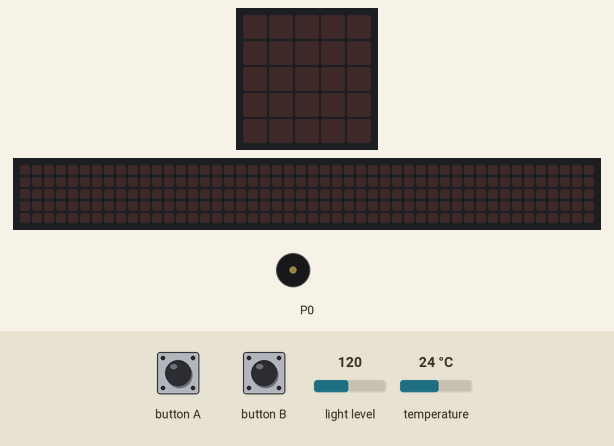
Simulated run of this program. Board: BBC micro:bit (MakeCode). Parts: the board's 5×5 LED display, a strip that is not on the board, showing the scrolling text unrolled, buzzer (waves = sounding). Inputs (shaded band) come from the test bench; at power-on: light level 120, temperature 24 °C. The 48×5 strip is a reading aid, not a part: it shows the text the display is scrolling, unrolled, one strip-width of it at a time.

Above: at 1.2 s.
1.3 s: button A pressed for 0.15 s
At 4.07 s:
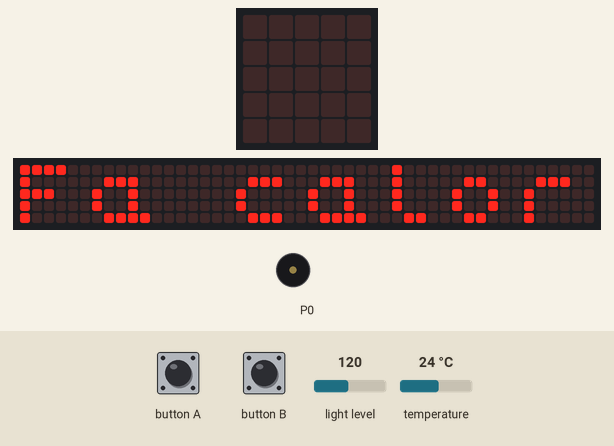
4.3 s: button B pressed for 0.15 s
At 5.9 s:
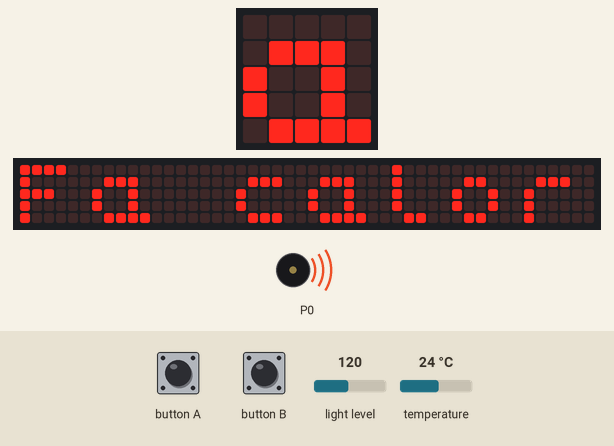
7.3 s: button B pressed for 0.15 s
At 10.4 s:
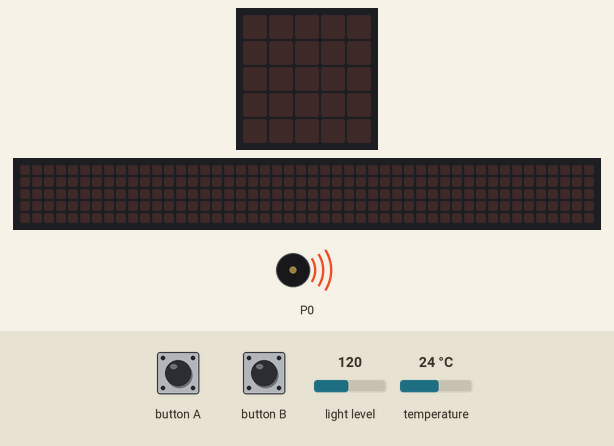
Timing chart, 0 to 14.0 s (numbered marks = the images above; inputs shaded):
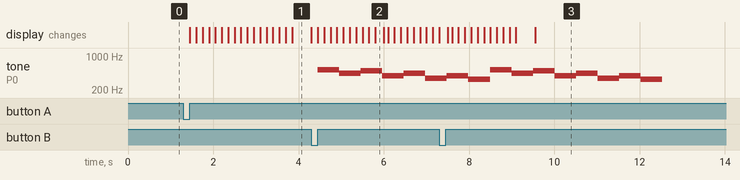

Measured:
- after the input at 1.3 s, the display: changes after 0.15 s (image 1)
- after the input at 4.3 s, tone on P0: plays 523 Hz for 0.51 s, 440 Hz for 0.51 s, 494 Hz for 0.51 s, 392 Hz for 0.51 s, 440 Hz for 0.51 s, 349 Hz for 0.32 s, starting after 0.15 s

The program:

main.ts
```typescript
input.onButtonPressed(Button.A, function () {
    if (input.temperature() > 22) {
        basic.showString("Fa calor")
    } else {
        basic.showString("Fa fred")
    }
})
input.onButtonPressed(Button.B, function () {
    if (input.lightLevel() > 200) {
        music.play(music.stringPlayable("G B A G C5 B A B ", 120), music.PlaybackMode.UntilDone)
    } else {
        music.play(music.stringPlayable("C5 A B G A F G E ", 120), music.PlaybackMode.UntilDone)
    }
})
```

test.ts
```typescript
// aquí va el archivo "tests"; esto no se compilará cuando este paquete se utilice como una extensión.
```
